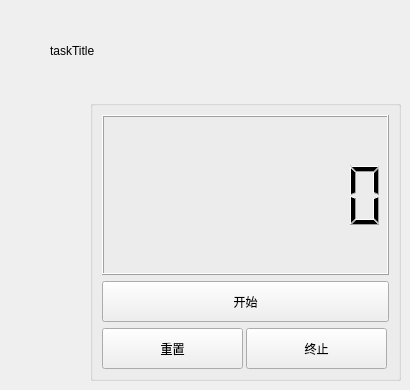
          <widget class="QWidget" name="clockPage">
           <widget class="QLabel" name="timerTitleLbl">
            <property name="geometry">
             <rect>
              <x>50</x>
              <y>40</y>
              <width>261</width>
              <height>21</height>
             </rect>
            </property>
            <property name="minimumSize">
             <size>
              <width>0</width>
              <height>21</height>
             </size>
            </property>
            <property name="text">
             <string>taskTitle</string>
            </property>
           </widget>
           <widget class="QGroupBox" name="groupBox">
            <property name="geometry">
             <rect>
              <x>90</x>
              <y>100</y>
              <width>311</width>
              <height>281</height>
             </rect>
            </property>
            <property name="title">
             <string/>
            </property>
            <layout class="QVBoxLayout" name="verticalLayout_6">
             <item>
              <widget class="QLCDNumber" name="lcdLN">
               <property name="sizePolicy">
                <sizepolicy hsizetype="Minimum" vsizetype="Expanding">
                 <horstretch>0</horstretch>
                 <verstretch>0</verstretch>
                </sizepolicy>
               </property>
               <property name="numDigits">
                <number>8</number>
               </property>
               <property name="mode">
                <enum>QLCDNumber::Bin</enum>
               </property>
              </widget>
             </item>
             <item>
              <widget class="QPushButton" name="startBtn">
               <property name="minimumSize">
                <size>
                 <width>165</width>
                 <height>41</height>
                </size>
               </property>
               <property name="text">
                <string>开始</string>
               </property>
              </widget>
             </item>
             <item>
              <layout class="QHBoxLayout" name="horizontalLayout_15">
               <property name="spacing">
                <number>3</number>
               </property>
               <item>
                <widget class="QPushButton" name="resetBtn">
                 <property name="minimumSize">
                  <size>
                   <width>141</width>
                   <height>41</height>
                  </size>
                 </property>
                 <property name="maximumSize">
                  <size>
                   <width>141</width>
                   <height>41</height>
                  </size>
                 </property>
                 <property name="text">
                  <string>重置</string>
                 </property>
                </widget>
               </item>
               <item>
                <widget class="QPushButton" name="stopBtn">
                 <property name="minimumSize">
                  <size>
                   <width>141</width>
                   <height>41</height>
                  </size>
                 </property>
                 <property name="maximumSize">
                  <size>
                   <width>141</width>
                   <height>41</height>
                  </size>
                 </property>
                 <property name="text">
                  <string>终止</string>
                 </property>
                </widget>
               </item>
              </layout>
             </item>
            </layout>
           </widget>
          </widget>
